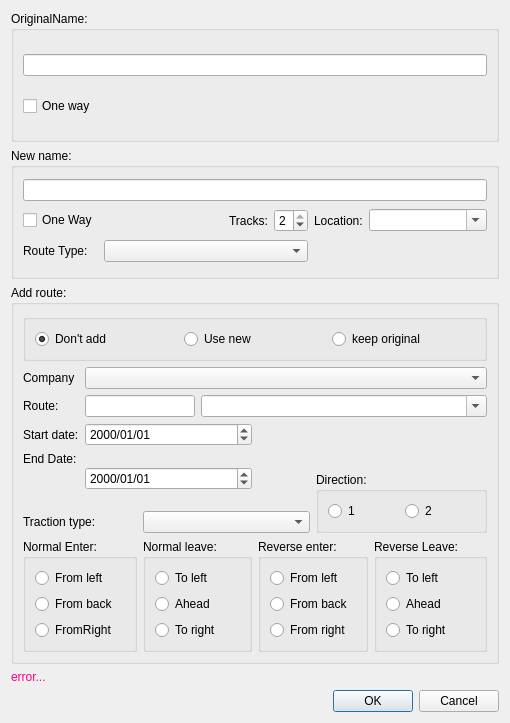
<?xml version="1.0" encoding="UTF-8"?>
<ui version="4.0">
 <class>SegmentDlg</class>
 <widget class="QDialog" name="SegmentDlg">
  <property name="geometry">
   <rect>
    <x>0</x>
    <y>0</y>
    <width>510</width>
    <height>723</height>
   </rect>
  </property>
  <property name="windowTitle">
   <string>Dialog</string>
  </property>
  <layout class="QGridLayout" name="gridLayout">
   <item row="0" column="0">
    <widget class="QGroupBox" name="gbOriginal">
     <property name="sizePolicy">
      <sizepolicy hsizetype="Preferred" vsizetype="Expanding">
       <horstretch>0</horstretch>
       <verstretch>0</verstretch>
      </sizepolicy>
     </property>
     <property name="title">
      <string>OriginalName:</string>
     </property>
     <layout class="QVBoxLayout" name="verticalLayout">
      <item>
       <widget class="QLineEdit" name="txtOriginalName">
        <property name="maxLength">
         <number>100</number>
        </property>
       </widget>
      </item>
      <item>
       <widget class="QCheckBox" name="chkOriginalOneWay">
        <property name="text">
         <string>One way</string>
        </property>
       </widget>
      </item>
     </layout>
    </widget>
   </item>
   <item row="3" column="0">
    <widget class="QLabel" name="lblErrorText">
     <property name="palette">
      <palette>
       <active>
        <colorrole role="WindowText">
         <brush brushstyle="SolidPattern">
          <color alpha="255">
           <red>255</red>
           <green>0</green>
           <blue>127</blue>
          </color>
         </brush>
        </colorrole>
       </active>
       <inactive>
        <colorrole role="WindowText">
         <brush brushstyle="SolidPattern">
          <color alpha="255">
           <red>255</red>
           <green>0</green>
           <blue>127</blue>
          </color>
         </brush>
        </colorrole>
       </inactive>
       <disabled>
        <colorrole role="WindowText">
         <brush brushstyle="SolidPattern">
          <color alpha="255">
           <red>159</red>
           <green>158</green>
           <blue>158</blue>
          </color>
         </brush>
        </colorrole>
       </disabled>
      </palette>
     </property>
     <property name="text">
      <string>error...</string>
     </property>
    </widget>
   </item>
   <item row="4" column="0">
    <layout class="QHBoxLayout" name="horizontalLayout_3">
     <item>
      <spacer name="horizontalSpacer">
       <property name="orientation">
        <enum>Qt::Horizontal</enum>
       </property>
       <property name="sizeHint" stdset="0">
        <size>
         <width>40</width>
         <height>20</height>
        </size>
       </property>
      </spacer>
     </item>
     <item>
      <widget class="QPushButton" name="btnOK">
       <property name="text">
        <string>OK</string>
       </property>
      </widget>
     </item>
     <item>
      <widget class="QPushButton" name="btnCancel">
       <property name="text">
        <string>Cancel</string>
       </property>
      </widget>
     </item>
    </layout>
   </item>
   <item row="1" column="0">
    <widget class="QGroupBox" name="gbNew">
     <property name="sizePolicy">
      <sizepolicy hsizetype="Preferred" vsizetype="Expanding">
       <horstretch>0</horstretch>
       <verstretch>0</verstretch>
      </sizepolicy>
     </property>
     <property name="title">
      <string>New name:</string>
     </property>
     <layout class="QGridLayout" name="gridLayout_2">
      <item row="1" column="0">
       <widget class="QCheckBox" name="chkNewOneWay">
        <property name="text">
         <string>One Way</string>
        </property>
       </widget>
      </item>
      <item row="1" column="2">
       <widget class="QLabel" name="label">
        <property name="text">
         <string>Tracks:</string>
        </property>
       </widget>
      </item>
      <item row="2" column="0">
       <widget class="QLabel" name="label_3">
        <property name="text">
         <string>Route Type:</string>
        </property>
       </widget>
      </item>
      <item row="2" column="1" colspan="3">
       <widget class="QComboBox" name="cbRouteType"/>
      </item>
      <item row="2" column="5">
       <spacer name="horizontalSpacer_3">
        <property name="orientation">
         <enum>Qt::Horizontal</enum>
        </property>
        <property name="sizeHint" stdset="0">
         <size>
          <width>40</width>
          <height>20</height>
         </size>
        </property>
       </spacer>
      </item>
      <item row="0" column="0" colspan="6">
       <widget class="QLineEdit" name="txtNewName">
        <property name="maxLength">
         <number>100</number>
        </property>
       </widget>
      </item>
      <item row="1" column="1">
       <spacer name="horizontalSpacer_2">
        <property name="orientation">
         <enum>Qt::Horizontal</enum>
        </property>
        <property name="sizeHint" stdset="0">
         <size>
          <width>40</width>
          <height>20</height>
         </size>
        </property>
       </spacer>
      </item>
      <item row="1" column="3">
       <widget class="QSpinBox" name="sbTracks">
        <property name="minimum">
         <number>1</number>
        </property>
        <property name="maximum">
         <number>2</number>
        </property>
        <property name="value">
         <number>2</number>
        </property>
       </widget>
      </item>
      <item row="1" column="4">
       <widget class="QLabel" name="label_2">
        <property name="text">
         <string>Location:</string>
        </property>
       </widget>
      </item>
      <item row="1" column="5">
       <widget class="QComboBox" name="cbLocation">
        <property name="editable">
         <bool>true</bool>
        </property>
       </widget>
      </item>
     </layout>
    </widget>
   </item>
   <item row="2" column="0">
    <widget class="QGroupBox" name="groupBox1">
     <property name="sizePolicy">
      <sizepolicy hsizetype="Preferred" vsizetype="Expanding">
       <horstretch>0</horstretch>
       <verstretch>0</verstretch>
      </sizepolicy>
     </property>
     <property name="title">
      <string>Add route:</string>
     </property>
     <layout class="QGridLayout" name="gridLayout_4">
      <item row="5" column="1" colspan="3">
       <widget class="QDateEdit" name="dateStart">
        <property name="displayFormat">
         <string>yyyy/MM/dd</string>
        </property>
       </widget>
      </item>
      <item row="6" column="0">
       <widget class="QLabel" name="label_6">
        <property name="text">
         <string>End Date:</string>
        </property>
       </widget>
      </item>
      <item row="3" column="0">
       <widget class="QLabel" name="label_4">
        <property name="text">
         <string>Route:</string>
        </property>
       </widget>
      </item>
      <item row="6" column="1" rowspan="2" colspan="3">
       <widget class="QDateEdit" name="dateEnd">
        <property name="displayFormat">
         <string>yyyy/MM/dd</string>
        </property>
       </widget>
      </item>
      <item row="3" column="1" colspan="2">
       <widget class="QLineEdit" name="txtRouteNbr">
        <property name="toolTip">
         <string>&lt;html&gt;&lt;head/&gt;&lt;body&gt;&lt;p&gt;Enter an existing route number, e.g. '20' or 'M1'. Enter a range, eg. '200,299' to create a new numeric number in that range.&lt;/p&gt;&lt;/body&gt;&lt;/html&gt;</string>
        </property>
        <property name="maxLength">
         <number>6</number>
        </property>
       </widget>
      </item>
      <item row="5" column="0">
       <widget class="QLabel" name="label_5">
        <property name="text">
         <string>Start date:</string>
        </property>
       </widget>
      </item>
      <item row="1" column="0">
       <widget class="QLabel" name="label_7">
        <property name="text">
         <string>Company</string>
        </property>
       </widget>
      </item>
      <item row="3" column="3" colspan="4">
       <widget class="CComboBox" name="cbRouteName">
        <property name="editable">
         <bool>true</bool>
        </property>
       </widget>
      </item>
      <item row="8" column="2" colspan="3">
       <widget class="QComboBox" name="cbTractionType"/>
      </item>
      <item row="9" column="2" colspan="2">
       <widget class="QGroupBox" name="groupBox4">
        <property name="font">
         <font>
          <pointsize>9</pointsize>
         </font>
        </property>
        <property name="title">
         <string>Normal leave:</string>
        </property>
        <layout class="QVBoxLayout" name="verticalLayout_3">
         <item>
          <widget class="QRadioButton" name="rbNtoLeft">
           <property name="text">
            <string>To left</string>
           </property>
          </widget>
         </item>
         <item>
          <widget class="QRadioButton" name="rbNAhead">
           <property name="text">
            <string>Ahead</string>
           </property>
          </widget>
         </item>
         <item>
          <widget class="QRadioButton" name="rbNToRight">
           <property name="text">
            <string>To right</string>
           </property>
          </widget>
         </item>
        </layout>
       </widget>
      </item>
      <item row="9" column="4" colspan="2">
       <widget class="QGroupBox" name="groupBox5">
        <property name="font">
         <font>
          <pointsize>9</pointsize>
         </font>
        </property>
        <property name="title">
         <string>Reverse enter:</string>
        </property>
        <layout class="QVBoxLayout" name="verticalLayout_4">
         <item>
          <widget class="QRadioButton" name="radioBrbRFromLeftutton_4">
           <property name="text">
            <string>From left</string>
           </property>
          </widget>
         </item>
         <item>
          <widget class="QRadioButton" name="rbRFromBack">
           <property name="text">
            <string>From back</string>
           </property>
          </widget>
         </item>
         <item>
          <widget class="QRadioButton" name="RBRFromRight">
           <property name="text">
            <string>From right</string>
           </property>
          </widget>
         </item>
        </layout>
       </widget>
      </item>
      <item row="9" column="0" colspan="2">
       <widget class="QGroupBox" name="groupBox3">
        <property name="font">
         <font>
          <pointsize>9</pointsize>
         </font>
        </property>
        <property name="title">
         <string>Normal Enter:</string>
        </property>
        <layout class="QVBoxLayout" name="verticalLayout_2">
         <item>
          <widget class="QRadioButton" name="rbNFromLeft">
           <property name="text">
            <string>From left</string>
           </property>
          </widget>
         </item>
         <item>
          <widget class="QRadioButton" name="rbNfromBack">
           <property name="text">
            <string>From back</string>
           </property>
          </widget>
         </item>
         <item>
          <widget class="QRadioButton" name="rbNFromRight">
           <property name="text">
            <string>FromRight</string>
           </property>
          </widget>
         </item>
        </layout>
       </widget>
      </item>
      <item row="8" column="0" colspan="2">
       <widget class="QLabel" name="label_8">
        <property name="text">
         <string>Traction type:</string>
        </property>
       </widget>
      </item>
      <item row="7" column="5" rowspan="2" colspan="2">
       <widget class="QGroupBox" name="groupBox2">
        <property name="title">
         <string>Direction:</string>
        </property>
        <layout class="QHBoxLayout" name="horizontalLayout">
         <item>
          <widget class="QRadioButton" name="rbNormal">
           <property name="text">
            <string>1</string>
           </property>
          </widget>
         </item>
         <item>
          <widget class="QRadioButton" name="rbReverse">
           <property name="text">
            <string>2</string>
           </property>
          </widget>
         </item>
        </layout>
       </widget>
      </item>
      <item row="9" column="6">
       <widget class="QGroupBox" name="groupBox6">
        <property name="font">
         <font>
          <pointsize>9</pointsize>
         </font>
        </property>
        <property name="title">
         <string>Reverse Leave:</string>
        </property>
        <layout class="QVBoxLayout" name="verticalLayout_5">
         <item>
          <widget class="QRadioButton" name="rbRToLeft">
           <property name="text">
            <string>To left</string>
           </property>
          </widget>
         </item>
         <item>
          <widget class="QRadioButton" name="rbRAhead">
           <property name="text">
            <string>Ahead</string>
           </property>
          </widget>
         </item>
         <item>
          <widget class="QRadioButton" name="rbRToRight">
           <property name="text">
            <string>To right</string>
           </property>
          </widget>
         </item>
        </layout>
       </widget>
      </item>
      <item row="0" column="0" colspan="7">
       <widget class="QGroupBox" name="groupBox">
        <property name="title">
         <string/>
        </property>
        <layout class="QHBoxLayout" name="horizontalLayout_2">
         <item>
          <widget class="QRadioButton" name="rbNoAdd">
           <property name="toolTip">
            <string>No route</string>
           </property>
           <property name="statusTip">
            <string>Don't add the segments to a route.</string>
           </property>
           <property name="text">
            <string>Don't add</string>
           </property>
           <property name="checked">
            <bool>true</bool>
           </property>
          </widget>
         </item>
         <item>
          <widget class="QRadioButton" name="rbUseNew">
           <property name="toolTip">
            <string>Add new segment to route</string>
           </property>
           <property name="statusTip">
            <string>Add the new portion to the route</string>
           </property>
           <property name="text">
            <string>Use new</string>
           </property>
          </widget>
         </item>
         <item>
          <widget class="QRadioButton" name="rbUseOriginal">
           <property name="toolTip">
            <string>Add the original segment to the route</string>
           </property>
           <property name="statusTip">
            <string>The route uses the original segment. </string>
           </property>
           <property name="text">
            <string>keep original</string>
           </property>
          </widget>
         </item>
        </layout>
        <zorder>rbUseNew</zorder>
        <zorder>rbNoAdd</zorder>
        <zorder>rbUseOriginal</zorder>
       </widget>
      </item>
      <item row="1" column="1" colspan="6">
       <widget class="QComboBox" name="cbCompany"/>
      </item>
     </layout>
    </widget>
   </item>
  </layout>
 </widget>
 <customwidgets>
  <customwidget>
   <class>CComboBox</class>
   <extends>QComboBox</extends>
   <header>ccombobox.h</header>
  </customwidget>
 </customwidgets>
 <tabstops>
  <tabstop>txtOriginalName</tabstop>
  <tabstop>chkOriginalOneWay</tabstop>
  <tabstop>txtNewName</tabstop>
  <tabstop>chkNewOneWay</tabstop>
  <tabstop>sbTracks</tabstop>
  <tabstop>cbRouteType</tabstop>
  <tabstop>rbNoAdd</tabstop>
  <tabstop>rbUseNew</tabstop>
  <tabstop>rbUseOriginal</tabstop>
  <tabstop>cbCompany</tabstop>
  <tabstop>txtRouteNbr</tabstop>
  <tabstop>cbRouteName</tabstop>
  <tabstop>dateStart</tabstop>
  <tabstop>dateEnd</tabstop>
  <tabstop>cbTractionType</tabstop>
  <tabstop>rbNormal</tabstop>
  <tabstop>rbReverse</tabstop>
  <tabstop>rbNFromLeft</tabstop>
  <tabstop>rbNfromBack</tabstop>
  <tabstop>rbNFromRight</tabstop>
  <tabstop>rbNtoLeft</tabstop>
  <tabstop>rbNAhead</tabstop>
  <tabstop>rbNToRight</tabstop>
  <tabstop>radioBrbRFromLeftutton_4</tabstop>
  <tabstop>rbRFromBack</tabstop>
  <tabstop>RBRFromRight</tabstop>
  <tabstop>rbRToLeft</tabstop>
  <tabstop>rbRAhead</tabstop>
  <tabstop>rbRToRight</tabstop>
  <tabstop>btnOK</tabstop>
  <tabstop>btnCancel</tabstop>
 </tabstops>
 <resources/>
 <connections/>
</ui>
